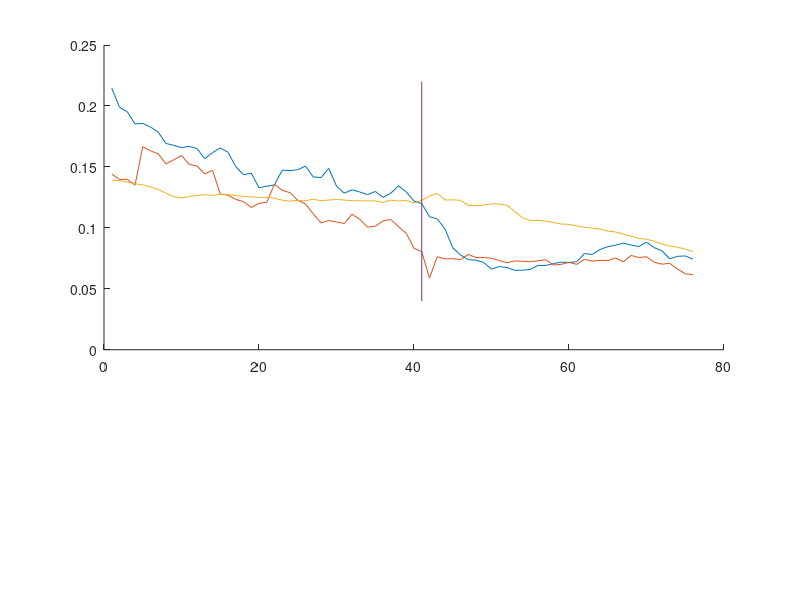

Here is the MATLAB script that generated this plot: (Note: this script raises an error after producing the figure.)
%% Replicating Figure 3 from "Asset Pricing and FOMC Press Conferences"
% ########################################################################### %
% Written by:                                                                 %
% Simon Bodilsen, Jonas N. Eriksen, and Niels S. Grønborg                     %
% Department of Economics and Business Economics                              %
% Aarhus University and CREATES                                               %
%                                                                             %
% Encoding: UTF8                                                              %
% Last modified: March, 2021                                                  %
% ########################################################################### %

clear; clc; tStart = tic; close all; format shortg; c = clock;
disp('# ****************************************************************** #');
disp('# Replicating Figure 3 from "Asset Pricing and FOMC Press Conferences"');
fprintf('# Code initiated: %.0f:%.0f on %.0f/%0.f-%0.f \n',c([4:5 3 2 1])    );
disp('# ****************************************************************** #');

% Reading in data from matfiles
load('data/betaDispData.mat');

% Setting frequency in minutes
freq = 3;

figure;
subplot(3,3,1:6)
hold on 
p1 = plot(betaDispPC);
p2 = plot(betaDispNPC);
p3 = plot(betaDispN);
h1 = line([3*(60/freq)-(60/freq)+1 3*(60/freq)-(60/freq)+1],[0.04 0.22]);
hold off 
p1.Color = colorBrewer(1);
p2.Color = colorBrewer(2);
p3.Color = colorBrewer(3);
h1.Color = 'k';
p1.LineStyle = '-';
p2.LineStyle = '-.';
p3.LineStyle = '--';
h1.LineStyle = ':';
h1.LineWidth = 1.5;
p1.LineWidth = 1.2;
p2.LineWidth = 1.2;
p3.LineWidth = 1.2;
xticks([11 21 31 41 51 61 71])
xticklabels({'-90','-60','-30','Ann.','30','60','90'});
axis([0 77 0.04 0.22]);
ylabel('Intra-day beta dispersion','FontSize',10);
xlabel('Minutes around announcement','FontSize',10);
box on
leg = legend('PC days','Non-PC days','Non-ann. days');
set(leg,'Box','Off','Location','NorthEast');
subplot(3,3,7);
hold on
p1 = plot(betaPC);
h1 = line([3*(60/freq)-(60/freq)+1 3*(60/freq)-(60/freq)+1],[0.4 2]);
hold off
p1(1).Color = colorBrewer(1);
p1(2).Color = [0.8 0.8 0.8];
p1(3).Color = [0.8 0.8 0.8];
p1(4).Color = colorBrewer(2);
p1(5).Color = [0.8 0.8 0.8];
p1(6).Color = [0.8 0.8 0.8];
p1(7).Color = colorBrewer(3);
p1(8).Color = [0.8 0.8 0.8];
p1(9).Color = [0.8 0.8 0.8];
p1(10).Color = colorBrewer(4);
p1(1).LineWidth = 1.2;
p1(2).LineWidth = 0.5;
p1(3).LineWidth = 0.5;
p1(4).LineWidth = 1.2;
p1(5).LineWidth = 0.5;
p1(6).LineWidth = 0.5;
p1(7).LineWidth = 1.2;
p1(8).LineWidth = 0.5;
p1(9).LineWidth = 0.5;
p1(10).LineWidth = 1.2;
p1(2).LineStyle = '--';
p1(3).LineStyle = '--';
p1(5).LineStyle = '--';
p1(6).LineStyle = '--';
p1(8).LineStyle = '--';
p1(9).LineStyle = '--';
h1.Color = 'k';
h1.LineStyle = ':';
h1.LineWidth = 1.5;
xticks([21 41 61])
xticklabels({'-60','Ann.','60'});
xlabel('Minutes around announcement','FontSize',8);
axis([0 77 0.4 2]);
ylabel('Intra-day betas','FontSize',8);
set(gca,'FontSize',8)
box on
title('PC days','FontWeight','Normal','FontSize',8);
leg = legend([p1(1) p1(4) p1(7) p1(10)],'P1','P4','P7','P10');
set(leg,'Box','Off','Location','NorthEast','fontSize',4);
subplot(3,3,8);
hold on
p1 = plot(betaNPC);
h1 = line([3*(60/freq)-(60/freq)+1 3*(60/freq)-(60/freq)+1],[0.4 2]);
hold off
p1(1).Color = colorBrewer(1);
p1(2).Color = [0.8 0.8 0.8];
p1(3).Color = [0.8 0.8 0.8];
p1(4).Color = colorBrewer(2);
p1(5).Color = [0.8 0.8 0.8];
p1(6).Color = [0.8 0.8 0.8];
p1(7).Color = colorBrewer(3);
p1(8).Color = [0.8 0.8 0.8];
p1(9).Color = [0.8 0.8 0.8];
p1(10).Color = colorBrewer(4);
p1(1).LineWidth = 1.2;
p1(2).LineWidth = 0.5;
p1(3).LineWidth = 0.5;
p1(4).LineWidth = 1.2;
p1(5).LineWidth = 0.5;
p1(6).LineWidth = 0.5;
p1(7).LineWidth = 1.2;
p1(8).LineWidth = 0.5;
p1(9).LineWidth = 0.5;
p1(10).LineWidth = 1.2;
p1(2).LineStyle = '--';
p1(3).LineStyle = '--';
p1(5).LineStyle = '--';
p1(6).LineStyle = '--';
p1(8).LineStyle = '--';
p1(9).LineStyle = '--';
h1.Color = 'k';
h1.LineStyle = ':';
h1.LineWidth = 1.5;
xticks([21 41 61])
xticklabels({'-60','Ann.','60'});
xlabel('Minutes around announcement','FontSize',8);
axis([0 77 0.4 2]);
ylabel('Intra-day betas','FontSize',8);
set(gca,'FontSize',8)
box on
title('Non-PC days','FontWeight','Normal','FontSize',8);
leg = legend([p1(1) p1(4) p1(7) p1(10)],'P1','P4','P7','P10');
set(leg,'Box','Off','Location','NorthEast','fontSize',4);
subplot(3,3,9);
hold on
p1 = plot(betaN);
h1 = line([3*(60/freq)-(60/freq)+1 3*(60/freq)-(60/freq)+1],[0.4 2]);
hold off
p1(1).Color = colorBrewer(1);
p1(2).Color = [0.8 0.8 0.8];
p1(3).Color = [0.8 0.8 0.8];
p1(4).Color = colorBrewer(2);
p1(5).Color = [0.8 0.8 0.8];
p1(6).Color = [0.8 0.8 0.8];
p1(7).Color = colorBrewer(3);
p1(8).Color = [0.8 0.8 0.8];
p1(9).Color = [0.8 0.8 0.8];
p1(10).Color = colorBrewer(4);
p1(1).LineWidth = 1.2;
p1(2).LineWidth = 0.5;
p1(3).LineWidth = 0.5;
p1(4).LineWidth = 1.2;
p1(5).LineWidth = 0.5;
p1(6).LineWidth = 0.5;
p1(7).LineWidth = 1.2;
p1(8).LineWidth = 0.5;
p1(9).LineWidth = 0.5;
p1(10).LineWidth = 1.2;
p1(2).LineStyle = '--';
p1(3).LineStyle = '--';
p1(5).LineStyle = '--';
p1(6).LineStyle = '--';
p1(8).LineStyle = '--';
p1(9).LineStyle = '--';
h1.Color = 'k';
h1.LineStyle = ':';
h1.LineWidth = 1.5;
xticks([21 41 61])
xticklabels({'-60','Ann.','60'});
xlabel('Minutes around announcement','FontSize',8);
axis([0 77 0.4 2]);
ylabel('Intra-day betas','FontSize',8);
set(gca,'FontSize',8)
box on
title('Non-ann. days','FontWeight','Normal','FontSize',8);
leg = legend([p1(1) p1(4) p1(7) p1(10)],'P1','P4','P7','P10');
set(leg,'Box','Off','Location','NorthEast','fontSize',4);
set(gcf, 'PaperUnits', 'Centimeters','PaperSize',[21 21],'PaperPosition',[0.5 0.5 20 20]);
print(gcf,'-depsc','output/figure3.eps');

% ########################################################################### %
%% Computing code run time
% ########################################################################### %

tEnd = toc(tStart);
fprintf('<*> Runtime: %d minutes and %f seconds\n',floor(tEnd/60),rem(tEnd,60));
disp('<*> Routine Completed');

% ########################################################################### %
% [EOS]
% ########################################################################### %